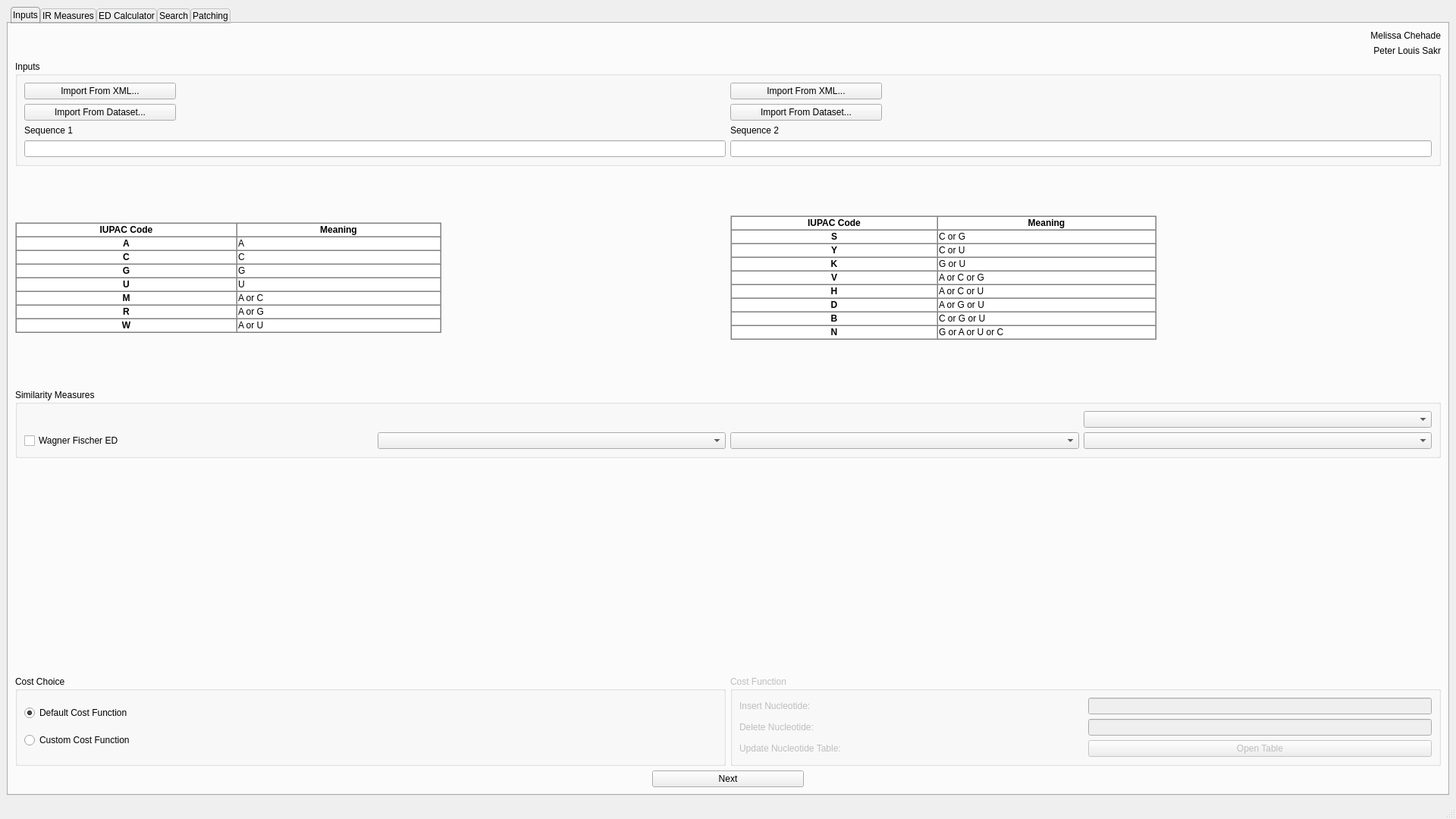
<?xml version="1.0" encoding="UTF-8"?>
<ui version="4.0">
 <class>MainWindow</class>
 <widget class="QMainWindow" name="MainWindow">
  <property name="geometry">
   <rect>
    <x>0</x>
    <y>0</y>
    <width>1920</width>
    <height>1080</height>
   </rect>
  </property>
  <property name="sizePolicy">
   <sizepolicy hsizetype="Expanding" vsizetype="Expanding">
    <horstretch>0</horstretch>
    <verstretch>0</verstretch>
   </sizepolicy>
  </property>
  <property name="windowTitle">
   <string>RNA Sequence Diff and Patching Tool</string>
  </property>
  <widget class="QWidget" name="centralwidget">
   <property name="sizePolicy">
    <sizepolicy hsizetype="Expanding" vsizetype="Expanding">
     <horstretch>0</horstretch>
     <verstretch>0</verstretch>
    </sizepolicy>
   </property>
   <property name="minimumSize">
    <size>
     <width>800</width>
     <height>775</height>
    </size>
   </property>
   <layout class="QGridLayout" name="gridLayout_9">
    <item row="0" column="0">
     <widget class="QTabWidget" name="tabWidget">
      <property name="maximumSize">
       <size>
        <width>16777215</width>
        <height>16777215</height>
       </size>
      </property>
      <property name="styleSheet">
       <string notr="true">
QTabWidget::tab-bar {
    left: 5px; /* move to the right by 5px */
}

/* Style the tab using the tab sub-control. Note that
    it reads QTabBar _not_ QTabWidget */
QTabBar::tab {
    background: qlineargradient(x1: 0, y1: 0, x2: 0, y2: 1,
                                stop: 0 #E1E1E1, stop: 0.4 #DDDDDD,
                                stop: 0.5 #D8D8D8, stop: 1.0 #aee07b);
    border: 1px solid #C4C4C3;
    border-bottom-color: #C2C7CB; /* same as the pane color */
    border-top-left-radius: 4px;
    border-top-right-radius: 4px;
    min-width: 8ex;
    padding: 2px;
}

QTabBar::tab:selected, QTabBar::tab:hover {
    background: qlineargradient(x1: 0, y1: 0, x2: 0, y2: 1,
                                stop: 0 #fafafa, stop: 0.4#aee07b,
                                stop: 0.5 #aee07b, stop: 1.0 #9fcc70);
}

QTabBar::tab:selected {
    border-color: #9B9B9B;
    border-bottom-color: #C2C7CB; /* same as pane color */
}

QTabBar::tab:!selected {
    margin-top: 2px; /* make non-selected tabs look smaller */
}</string>
      </property>
      <property name="currentIndex">
       <number>0</number>
      </property>
      <widget class="QWidget" name="tab">
       <property name="sizePolicy">
        <sizepolicy hsizetype="Expanding" vsizetype="Expanding">
         <horstretch>0</horstretch>
         <verstretch>0</verstretch>
        </sizepolicy>
       </property>
       <property name="styleSheet">
        <string notr="true">QTabBar.tab {background: red;}</string>
       </property>
       <attribute name="title">
        <string>Inputs</string>
       </attribute>
       <layout class="QGridLayout" name="gridLayout_2">
        <property name="topMargin">
         <number>9</number>
        </property>
        <item row="0" column="0">
         <layout class="QGridLayout" name="gridLayout_3">
          <item row="0" column="1">
           <widget class="QLabel" name="label_7">
            <property name="text">
             <string>Melissa Chehade</string>
            </property>
            <property name="alignment">
             <set>Qt::AlignRight|Qt::AlignTrailing|Qt::AlignVCenter</set>
            </property>
           </widget>
          </item>
          <item row="1" column="1">
           <widget class="QLabel" name="label_8">
            <property name="text">
             <string>Peter Louis Sakr</string>
            </property>
            <property name="alignment">
             <set>Qt::AlignRight|Qt::AlignTrailing|Qt::AlignVCenter</set>
            </property>
           </widget>
          </item>
          <item row="0" column="0" rowspan="2">
           <widget class="QLabel" name="label_6">
            <property name="baseSize">
             <size>
              <width>0</width>
              <height>0</height>
             </size>
            </property>
            <property name="text">
             <string/>
            </property>
            <property name="pixmap">
             <pixmap>soe.png</pixmap>
            </property>
           </widget>
          </item>
         </layout>
        </item>
        <item row="2" column="0" alignment="Qt::AlignHCenter">
         <widget class="QPushButton" name="button_input_next">
          <property name="sizePolicy">
           <sizepolicy hsizetype="Minimum" vsizetype="Fixed">
            <horstretch>0</horstretch>
            <verstretch>0</verstretch>
           </sizepolicy>
          </property>
          <property name="minimumSize">
           <size>
            <width>200</width>
            <height>0</height>
           </size>
          </property>
          <property name="maximumSize">
           <size>
            <width>400</width>
            <height>16777215</height>
           </size>
          </property>
          <property name="text">
           <string>Next</string>
          </property>
         </widget>
        </item>
        <item row="1" column="0">
         <layout class="QVBoxLayout" name="verticalLayout_2">
          <item>
           <widget class="QGroupBox" name="groupBox">
            <property name="minimumSize">
             <size>
              <width>0</width>
              <height>100</height>
             </size>
            </property>
            <property name="maximumSize">
             <size>
              <width>16777215</width>
              <height>150</height>
             </size>
            </property>
            <property name="title">
             <string>Inputs</string>
            </property>
            <layout class="QGridLayout" name="gridLayout_4">
             <item row="4" column="5">
              <widget class="QPushButton" name="btn_import_2">
               <property name="maximumSize">
                <size>
                 <width>200</width>
                 <height>16777215</height>
                </size>
               </property>
               <property name="text">
                <string>Import From Dataset...</string>
               </property>
              </widget>
             </item>
             <item row="8" column="0">
              <widget class="QLineEdit" name="edit_sequence1"/>
             </item>
             <item row="7" column="0">
              <widget class="QLabel" name="label">
               <property name="text">
                <string>Sequence 1</string>
               </property>
              </widget>
             </item>
             <item row="7" column="5">
              <widget class="QLabel" name="label_2">
               <property name="text">
                <string>Sequence 2</string>
               </property>
              </widget>
             </item>
             <item row="1" column="0">
              <widget class="QPushButton" name="btn_xml_import_1">
               <property name="maximumSize">
                <size>
                 <width>200</width>
                 <height>16777215</height>
                </size>
               </property>
               <property name="text">
                <string>Import From XML...</string>
               </property>
              </widget>
             </item>
             <item row="8" column="5">
              <widget class="QLineEdit" name="edit_sequence2"/>
             </item>
             <item row="4" column="0" alignment="Qt::AlignVCenter">
              <widget class="QPushButton" name="btn_import_1">
               <property name="maximumSize">
                <size>
                 <width>200</width>
                 <height>16777215</height>
                </size>
               </property>
               <property name="text">
                <string>Import From Dataset...</string>
               </property>
              </widget>
             </item>
             <item row="1" column="5">
              <widget class="QPushButton" name="btn_xml_import_2">
               <property name="maximumSize">
                <size>
                 <width>200</width>
                 <height>16777215</height>
                </size>
               </property>
               <property name="text">
                <string>Import From XML...</string>
               </property>
              </widget>
             </item>
            </layout>
           </widget>
          </item>
          <item>
           <layout class="QHBoxLayout" name="horizontalLayout_2">
            <property name="sizeConstraint">
             <enum>QLayout::SetMinAndMaxSize</enum>
            </property>
            <item>
             <widget class="QLabel" name="label_10">
              <property name="text">
               <string>
&lt;table width=&quot;60%&quot; cellspacing=&quot;0&quot; cellpadding=&quot;1&quot; border=&quot;1&quot; bgcolor=&quot;#FFFFFF&quot;&gt;
&lt;tbody&gt;&lt;tr&gt; &lt;th&gt;IUPAC Code&lt;/th&gt; &lt;th&gt;Meaning&lt;/th&gt;  &lt;/tr&gt;

&lt;tr align=&quot;center&quot;&gt; &lt;th&gt;A&lt;/th&gt;   &lt;td&gt;A&lt;/td&gt;  &lt;/tr&gt;
&lt;tr align=&quot;center&quot;&gt; &lt;th&gt;C&lt;/th&gt;   &lt;td&gt;C&lt;/td&gt;  &lt;/tr&gt;
&lt;tr align=&quot;center&quot;&gt; &lt;th&gt;G&lt;/th&gt;   &lt;td&gt;G&lt;/td&gt;  &lt;/tr&gt;
&lt;tr align=&quot;center&quot;&gt; &lt;th&gt;U&lt;/th&gt; &lt;td&gt;U&lt;/td&gt;  &lt;/tr&gt;

&lt;tr align=&quot;center&quot;&gt; &lt;th&gt;M&lt;/th&gt;    &lt;td&gt;A or C&lt;/td&gt;  &lt;/tr&gt;
&lt;tr align=&quot;center&quot;&gt; &lt;th&gt;R&lt;/th&gt;    &lt;td&gt;A or G&lt;/td&gt; &lt;/tr&gt;
&lt;tr align=&quot;center&quot;&gt; &lt;th&gt;W&lt;/th&gt;    &lt;td&gt;A or U&lt;/td&gt;  &lt;/tr&gt;

&lt;/tbody&gt;
&lt;/table&gt;</string>
              </property>
             </widget>
            </item>
            <item>
             <widget class="QLabel" name="label_11">
              <property name="sizePolicy">
               <sizepolicy hsizetype="Preferred" vsizetype="MinimumExpanding">
                <horstretch>0</horstretch>
                <verstretch>0</verstretch>
               </sizepolicy>
              </property>
              <property name="minimumSize">
               <size>
                <width>0</width>
                <height>200</height>
               </size>
              </property>
              <property name="styleSheet">
               <string notr="true"/>
              </property>
              <property name="text">
               <string>
&lt;table width=&quot;60%&quot; cellspacing=&quot;0&quot; cellpadding=&quot;1&quot; border=&quot;1&quot; bgcolor=&quot;#FFFFFF&quot;&gt;
&lt;tbody&gt;&lt;tr&gt; &lt;th&gt;IUPAC Code&lt;/th&gt; &lt;th&gt;Meaning&lt;/th&gt;  &lt;/tr&gt;

&lt;tr align=&quot;center&quot;&gt; &lt;th&gt;S&lt;/th&gt;    &lt;td&gt;C or G&lt;/td&gt; &lt;/tr&gt;
&lt;tr align=&quot;center&quot;&gt; &lt;th&gt;Y&lt;/th&gt;    &lt;td&gt;C or U&lt;/td&gt; &lt;/tr&gt;
&lt;tr align=&quot;center&quot;&gt; &lt;th&gt;K&lt;/th&gt;    &lt;td&gt;G or U&lt;/td&gt; &lt;/tr&gt;

&lt;tr align=&quot;center&quot;&gt; &lt;th&gt;V&lt;/th&gt;    &lt;td&gt;A or C or G&lt;/td&gt;  &lt;/tr&gt;
&lt;tr align=&quot;center&quot;&gt; &lt;th&gt;H&lt;/th&gt;    &lt;td&gt;A or C or U&lt;/td&gt; &lt;/tr&gt;
&lt;tr align=&quot;center&quot;&gt; &lt;th&gt;D&lt;/th&gt;    &lt;td&gt;A or G or U&lt;/td&gt; &lt;/tr&gt;
&lt;tr align=&quot;center&quot;&gt; &lt;th&gt;B&lt;/th&gt;    &lt;td&gt;C or G or U&lt;/td&gt; &lt;/tr&gt;

&lt;tr align=&quot;center&quot;&gt; &lt;th&gt;N&lt;/th&gt;  &lt;td&gt;G or A or U or C&lt;/td&gt;      &lt;/tr&gt;

&lt;/tbody&gt;
&lt;/table&gt;</string>
              </property>
             </widget>
            </item>
           </layout>
          </item>
          <item>
           <widget class="QGroupBox" name="groupBox_7">
            <property name="title">
             <string>Similarity Measures</string>
            </property>
            <layout class="QGridLayout" name="gridLayout_10">
             <item row="1" column="1">
              <widget class="CheckableComboBox" name="set_combo">
               <property name="currentText">
                <string/>
               </property>
               <property name="placeholderText">
                <string>Set Based Measures</string>
               </property>
              </widget>
             </item>
             <item row="1" column="2">
              <widget class="CheckableComboBox" name="multiset_combo">
               <property name="currentIndex">
                <number>-1</number>
               </property>
               <property name="placeholderText">
                <string>Multiset Based Measures</string>
               </property>
              </widget>
             </item>
             <item row="1" column="0">
              <widget class="QCheckBox" name="wagner_checkbox">
               <property name="text">
                <string>Wagner Fischer ED</string>
               </property>
              </widget>
             </item>
             <item row="1" column="3">
              <widget class="CheckableComboBox" name="vector_combo">
               <property name="placeholderText">
                <string>Vector Based Measures</string>
               </property>
              </widget>
             </item>
             <item row="0" column="3">
              <widget class="QComboBox" name="combo_tf_idf"/>
             </item>
            </layout>
           </widget>
          </item>
          <item>
           <spacer name="verticalSpacer">
            <property name="orientation">
             <enum>Qt::Vertical</enum>
            </property>
            <property name="sizeHint" stdset="0">
             <size>
              <width>20</width>
              <height>40</height>
             </size>
            </property>
           </spacer>
          </item>
          <item>
           <layout class="QHBoxLayout" name="horizontalLayout">
            <item>
             <widget class="QGroupBox" name="groupBox_2">
              <property name="title">
               <string>Cost Choice</string>
              </property>
              <layout class="QGridLayout" name="gridLayout_5">
               <item row="0" column="0">
                <widget class="QRadioButton" name="radio_cost_def">
                 <property name="text">
                  <string>Default Cost Function</string>
                 </property>
                 <property name="checked">
                  <bool>true</bool>
                 </property>
                </widget>
               </item>
               <item row="1" column="0">
                <widget class="QRadioButton" name="radio_cost_user">
                 <property name="text">
                  <string>Custom Cost Function</string>
                 </property>
                </widget>
               </item>
              </layout>
             </widget>
            </item>
            <item>
             <widget class="QGroupBox" name="groupBox_3">
              <property name="enabled">
               <bool>false</bool>
              </property>
              <property name="title">
               <string>Cost Function</string>
              </property>
              <layout class="QGridLayout" name="gridLayout_6">
               <item row="0" column="1">
                <widget class="QLineEdit" name="edit_cost_insert">
                 <property name="sizePolicy">
                  <sizepolicy hsizetype="Preferred" vsizetype="Fixed">
                   <horstretch>0</horstretch>
                   <verstretch>0</verstretch>
                  </sizepolicy>
                 </property>
                </widget>
               </item>
               <item row="1" column="1">
                <widget class="QLineEdit" name="edit_cost_delete">
                 <property name="sizePolicy">
                  <sizepolicy hsizetype="Preferred" vsizetype="Fixed">
                   <horstretch>0</horstretch>
                   <verstretch>0</verstretch>
                  </sizepolicy>
                 </property>
                </widget>
               </item>
               <item row="0" column="0">
                <widget class="QLabel" name="label_3">
                 <property name="text">
                  <string>Insert Nucleotide:</string>
                 </property>
                </widget>
               </item>
               <item row="1" column="0">
                <widget class="QLabel" name="label_4">
                 <property name="text">
                  <string>Delete Nucleotide:</string>
                 </property>
                </widget>
               </item>
               <item row="2" column="1">
                <widget class="QPushButton" name="btn_open_table">
                 <property name="text">
                  <string>Open Table</string>
                 </property>
                </widget>
               </item>
               <item row="2" column="0">
                <widget class="QLabel" name="label_5">
                 <property name="text">
                  <string>Update Nucleotide Table:</string>
                 </property>
                </widget>
               </item>
              </layout>
             </widget>
            </item>
           </layout>
          </item>
         </layout>
        </item>
       </layout>
      </widget>
      <widget class="QWidget" name="tab_3">
       <property name="enabled">
        <bool>true</bool>
       </property>
       <property name="sizePolicy">
        <sizepolicy hsizetype="Expanding" vsizetype="Expanding">
         <horstretch>0</horstretch>
         <verstretch>0</verstretch>
        </sizepolicy>
       </property>
       <attribute name="title">
        <string>IR Measures</string>
       </attribute>
       <layout class="QGridLayout" name="gridLayout">
        <item row="0" column="0">
         <widget class="QGroupBox" name="groupBox_8">
          <property name="title">
           <string>Performance</string>
          </property>
          <layout class="QGridLayout" name="gridLayout_12">
           <item row="0" column="0">
            <widget class="MplWidget" name="graph1" native="true"/>
           </item>
           <item row="0" column="1">
            <widget class="MplWidget" name="graph2" native="true"/>
           </item>
          </layout>
         </widget>
        </item>
        <item row="2" column="0">
         <widget class="QGroupBox" name="groupBox_9">
          <property name="title">
           <string>Results</string>
          </property>
          <layout class="QGridLayout" name="gridLayout_13">
           <item row="0" column="0">
            <widget class="QLabel" name="ir_results_label">
             <property name="text">
              <string>TextLabel</string>
             </property>
            </widget>
           </item>
          </layout>
         </widget>
        </item>
        <item row="1" column="0">
         <spacer name="verticalSpacer_5">
          <property name="orientation">
           <enum>Qt::Vertical</enum>
          </property>
          <property name="sizeHint" stdset="0">
           <size>
            <width>20</width>
            <height>40</height>
           </size>
          </property>
         </spacer>
        </item>
       </layout>
      </widget>
      <widget class="QWidget" name="tab_2">
       <property name="enabled">
        <bool>true</bool>
       </property>
       <property name="sizePolicy">
        <sizepolicy hsizetype="Expanding" vsizetype="Expanding">
         <horstretch>0</horstretch>
         <verstretch>0</verstretch>
        </sizepolicy>
       </property>
       <attribute name="title">
        <string>ED Calculator</string>
       </attribute>
       <layout class="QGridLayout" name="gridLayout">
        <item row="2" column="0">
         <spacer name="verticalSpacer_3">
          <property name="orientation">
           <enum>Qt::Vertical</enum>
          </property>
          <property name="sizeType">
           <enum>QSizePolicy::Fixed</enum>
          </property>
          <property name="sizeHint" stdset="0">
           <size>
            <width>20</width>
            <height>60</height>
           </size>
          </property>
         </spacer>
        </item>
        <item row="0" column="0">
         <widget class="QLabel" name="label_calculator">
          <property name="sizePolicy">
           <sizepolicy hsizetype="Expanding" vsizetype="Preferred">
            <horstretch>0</horstretch>
            <verstretch>0</verstretch>
           </sizepolicy>
          </property>
          <property name="font">
           <font>
            <pointsize>16</pointsize>
           </font>
          </property>
          <property name="text">
           <string>TextLabel</string>
          </property>
         </widget>
        </item>
        <item row="4" column="0">
         <layout class="QHBoxLayout" name="horizontalLayout_4">
          <item>
           <spacer name="horizontalSpacer">
            <property name="orientation">
             <enum>Qt::Horizontal</enum>
            </property>
            <property name="sizeHint" stdset="0">
             <size>
              <width>40</width>
              <height>20</height>
             </size>
            </property>
           </spacer>
          </item>
          <item>
           <widget class="QPushButton" name="btn_next">
            <property name="enabled">
             <bool>false</bool>
            </property>
            <property name="minimumSize">
             <size>
              <width>200</width>
              <height>0</height>
             </size>
            </property>
            <property name="text">
             <string>Go To Patching</string>
            </property>
           </widget>
          </item>
          <item>
           <widget class="QPushButton" name="btn_export">
            <property name="enabled">
             <bool>false</bool>
            </property>
            <property name="minimumSize">
             <size>
              <width>200</width>
              <height>0</height>
             </size>
            </property>
            <property name="text">
             <string>Export To File...</string>
            </property>
           </widget>
          </item>
         </layout>
        </item>
        <item row="3" column="0">
         <layout class="QHBoxLayout" name="horizontalLayout_3">
          <item>
           <widget class="QGroupBox" name="groupBox_4">
            <property name="maximumSize">
             <size>
              <width>16777215</width>
              <height>150</height>
             </size>
            </property>
            <property name="styleSheet">
             <string notr="true">font-weight: bold;
</string>
            </property>
            <property name="title">
             <string>Similarity Measure:</string>
            </property>
            <property name="flat">
             <bool>false</bool>
            </property>
            <property name="checkable">
             <bool>false</bool>
            </property>
            <layout class="QGridLayout" name="gridLayout_8">
             <item row="1" column="1">
              <widget class="QLabel" name="label_sim">
               <property name="styleSheet">
                <string notr="true">font-weight: normal;</string>
               </property>
               <property name="text">
                <string>TextLabel</string>
               </property>
              </widget>
             </item>
             <item row="0" column="1">
              <widget class="QLabel" name="label_ec">
               <property name="font">
                <font>
                 <weight>50</weight>
                 <bold>false</bold>
                </font>
               </property>
               <property name="styleSheet">
                <string notr="true">font-weight: normal;</string>
               </property>
               <property name="text">
                <string>TextLabel</string>
               </property>
              </widget>
             </item>
             <item row="1" column="0">
              <widget class="QLabel" name="label_15">
               <property name="text">
                <string>Similarity:</string>
               </property>
              </widget>
             </item>
             <item row="0" column="0">
              <widget class="QLabel" name="label_14">
               <property name="maximumSize">
                <size>
                 <width>250</width>
                 <height>16777215</height>
                </size>
               </property>
               <property name="text">
                <string>Total Edit Cost:</string>
               </property>
              </widget>
             </item>
             <item row="2" column="0">
              <widget class="QLabel" name="label_comparison_title">
               <property name="text">
                <string>Default Cost Similarity:</string>
               </property>
              </widget>
             </item>
             <item row="2" column="1">
              <widget class="QLabel" name="label_comparison">
               <property name="styleSheet">
                <string notr="true">font-weight: normal;</string>
               </property>
               <property name="text">
                <string>TextLabel</string>
               </property>
              </widget>
             </item>
            </layout>
           </widget>
          </item>
          <item>
           <widget class="QListWidget" name="es_list">
            <property name="sizePolicy">
             <sizepolicy hsizetype="Expanding" vsizetype="Expanding">
              <horstretch>0</horstretch>
              <verstretch>0</verstretch>
             </sizepolicy>
            </property>
            <property name="maximumSize">
             <size>
              <width>1000</width>
              <height>16777215</height>
             </size>
            </property>
           </widget>
          </item>
         </layout>
        </item>
        <item row="1" column="0">
         <widget class="QTableWidget" name="ed_matrix_table">
          <property name="minimumSize">
           <size>
            <width>0</width>
            <height>500</height>
           </size>
          </property>
         </widget>
        </item>
        <item row="5" column="0">
         <spacer name="verticalSpacer_2">
          <property name="orientation">
           <enum>Qt::Vertical</enum>
          </property>
          <property name="sizeHint" stdset="0">
           <size>
            <width>20</width>
            <height>40</height>
           </size>
          </property>
         </spacer>
        </item>
       </layout>
      </widget>
      <widget class="QWidget" name="tab_4">
       <attribute name="title">
        <string>Search</string>
       </attribute>
       <layout class="QGridLayout" name="gridLayout_7">
        <item row="0" column="0">
         <widget class="QLineEdit" name="edit_search_query"/>
        </item>
        <item row="1" column="0">
         <widget class="QGroupBox" name="groupBox_10">
          <property name="title">
           <string>Search Measures</string>
          </property>
          <layout class="QGridLayout" name="gridLayout_15">
           <item row="0" column="2">
            <widget class="QComboBox" name="combo_tf_idf_search"/>
           </item>
           <item row="1" column="1">
            <widget class="CheckableComboBox" name="multiset_combo_search">
             <property name="currentIndex">
              <number>-1</number>
             </property>
             <property name="placeholderText">
              <string>Multiset Based Measures</string>
             </property>
            </widget>
           </item>
           <item row="1" column="2">
            <widget class="CheckableComboBox" name="vector_combo_search">
             <property name="placeholderText">
              <string>Vector Based Measures</string>
             </property>
            </widget>
           </item>
           <item row="1" column="0">
            <widget class="CheckableComboBox" name="set_combo_search">
             <property name="currentText">
              <string/>
             </property>
             <property name="placeholderText">
              <string>Set Based Measures</string>
             </property>
            </widget>
           </item>
          </layout>
         </widget>
        </item>
        <item row="5" column="0">
         <widget class="QListWidget" name="list_search_results"/>
        </item>
        <item row="4" column="0">
         <spacer name="verticalSpacer_6">
          <property name="orientation">
           <enum>Qt::Vertical</enum>
          </property>
          <property name="sizeHint" stdset="0">
           <size>
            <width>20</width>
            <height>40</height>
           </size>
          </property>
         </spacer>
        </item>
        <item row="2" column="0">
         <widget class="QLineEdit" name="edit_k"/>
        </item>
        <item row="3" column="0">
         <widget class="QPushButton" name="button_start_search">
          <property name="text">
           <string>Search</string>
          </property>
         </widget>
        </item>
       </layout>
      </widget>
      <widget class="QWidget" name="tab_5">
       <attribute name="title">
        <string>Patching</string>
       </attribute>
       <layout class="QGridLayout" name="gridLayout_7">
        <item row="3" column="0">
         <widget class="QGroupBox" name="groupBox_5">
          <property name="title">
           <string>Input</string>
          </property>
          <layout class="QVBoxLayout" name="verticalLayout">
           <item alignment="Qt::AlignHCenter">
            <widget class="QPushButton" name="btn_reverse">
             <property name="maximumSize">
              <size>
               <width>300</width>
               <height>16777215</height>
              </size>
             </property>
             <property name="text">
              <string>Reverse Edit Script</string>
             </property>
            </widget>
           </item>
           <item alignment="Qt::AlignHCenter">
            <widget class="QLineEdit" name="line_edit_patch_sequence">
             <property name="minimumSize">
              <size>
               <width>400</width>
               <height>0</height>
              </size>
             </property>
             <property name="maximumSize">
              <size>
               <width>800</width>
               <height>16777215</height>
              </size>
             </property>
             <property name="placeholderText">
              <string>Input Sequence</string>
             </property>
            </widget>
           </item>
          </layout>
         </widget>
        </item>
        <item row="5" column="0">
         <widget class="QGroupBox" name="groupBox_6">
          <property name="sizePolicy">
           <sizepolicy hsizetype="Preferred" vsizetype="Expanding">
            <horstretch>0</horstretch>
            <verstretch>0</verstretch>
           </sizepolicy>
          </property>
          <property name="title">
           <string>Patched Output</string>
          </property>
          <layout class="QGridLayout" name="gridLayout_11">
           <item row="0" column="0">
            <widget class="QLabel" name="label_patched">
             <property name="sizePolicy">
              <sizepolicy hsizetype="Maximum" vsizetype="Preferred">
               <horstretch>0</horstretch>
               <verstretch>0</verstretch>
              </sizepolicy>
             </property>
             <property name="font">
              <font>
               <pointsize>18</pointsize>
              </font>
             </property>
             <property name="text">
              <string/>
             </property>
            </widget>
           </item>
          </layout>
         </widget>
        </item>
        <item row="0" column="0">
         <widget class="QPushButton" name="btn_import">
          <property name="text">
           <string>Import From File...</string>
          </property>
         </widget>
        </item>
        <item row="2" column="0" alignment="Qt::AlignHCenter">
         <widget class="QLabel" name="label_es_chosen">
          <property name="sizePolicy">
           <sizepolicy hsizetype="Maximum" vsizetype="Preferred">
            <horstretch>0</horstretch>
            <verstretch>0</verstretch>
           </sizepolicy>
          </property>
          <property name="font">
           <font>
            <pointsize>14</pointsize>
           </font>
          </property>
          <property name="text">
           <string/>
          </property>
         </widget>
        </item>
        <item row="1" column="0">
         <widget class="QListWidget" name="list_patch_es"/>
        </item>
        <item row="6" column="0">
         <spacer name="verticalSpacer_4">
          <property name="orientation">
           <enum>Qt::Vertical</enum>
          </property>
          <property name="sizeType">
           <enum>QSizePolicy::Minimum</enum>
          </property>
          <property name="sizeHint" stdset="0">
           <size>
            <width>20</width>
            <height>0</height>
           </size>
          </property>
         </spacer>
        </item>
        <item row="4" column="0">
         <widget class="QPushButton" name="btn_patch">
          <property name="text">
           <string>Start Patching</string>
          </property>
         </widget>
        </item>
       </layout>
      </widget>
     </widget>
    </item>
   </layout>
  </widget>
  <widget class="QStatusBar" name="statusbar"/>
  <action name="actionFile">
   <property name="text">
    <string>File</string>
   </property>
  </action>
 </widget>
 <customwidgets>
  <customwidget>
   <class>CheckableComboBox</class>
   <extends>QComboBox</extends>
   <header>widgets/CheckableComboBox.h</header>
  </customwidget>
  <customwidget>
   <class>MplWidget</class>
   <extends>QWidget</extends>
   <header>widgets/mplwidget.h</header>
   <container>1</container>
  </customwidget>
 </customwidgets>
 <resources/>
 <connections>
  <connection>
   <sender>radio_cost_def</sender>
   <signal>toggled(bool)</signal>
   <receiver>groupBox_3</receiver>
   <slot>setDisabled(bool)</slot>
   <hints>
    <hint type="sourcelabel">
     <x>489</x>
     <y>959</y>
    </hint>
    <hint type="destinationlabel">
     <x>1430</x>
     <y>970</y>
    </hint>
   </hints>
  </connection>
 </connections>
</ui>
